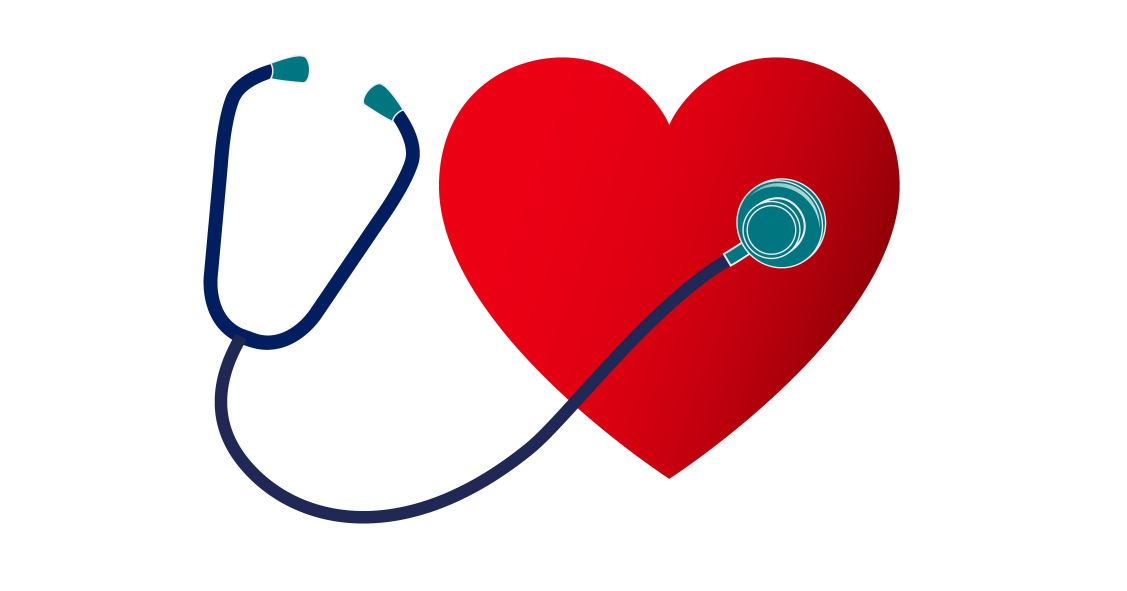
#> input picture DATA/h16.jpg, 2253 x 1181 px (shown at 1/2 size)
$ python -i PreProcessing.py   (imports and definitions only)
#> lines starting #> are read from the running program, lines starting #| are printed output that depends on the picture; after the words box and inside, x2 and y2 are one past the last pixel; in counts of white or black regions, pixels touching at a corner belong together
#> further down, picture is the input picture: shape (1181, 2253, 3); mean B, G, R 203.8, 199.1, 237.6
import cv2 as cv
def Pre(image):
    gray = cv.cvtColor(image, cv.COLOR_BGR2GRAY)
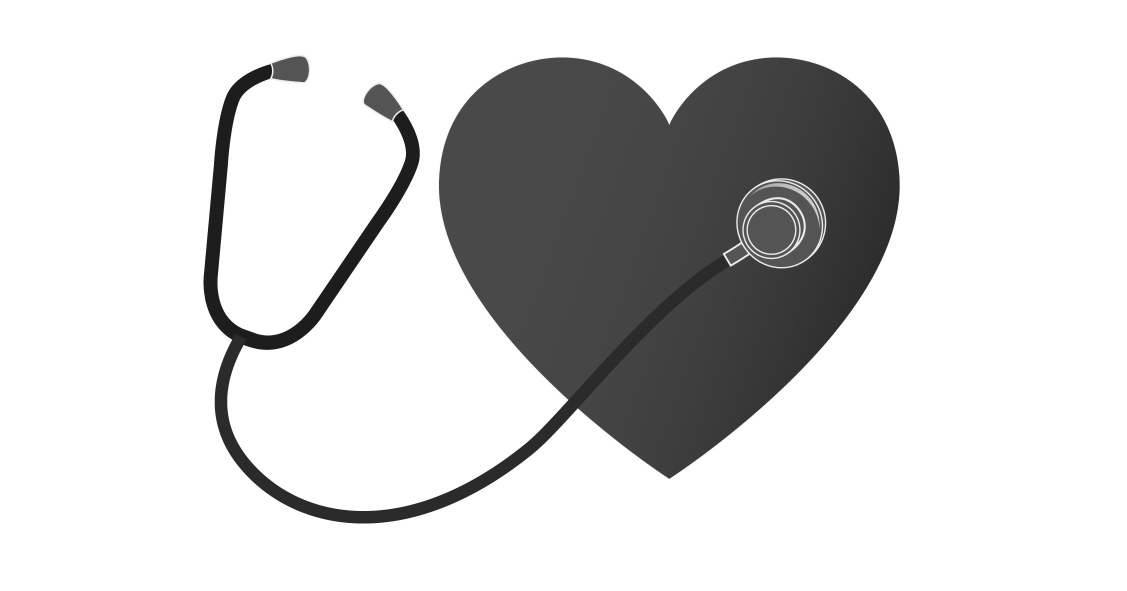
#> gray: shape (1181, 2253) (shown at 1/2 size); min 17, max 255, mean 211.1
    blurred = cv.GaussianBlur(gray, (5, 5), 0)
    thresh = cv.threshold(blurred, 245, 255, cv.THRESH_BINARY_INV)[1]
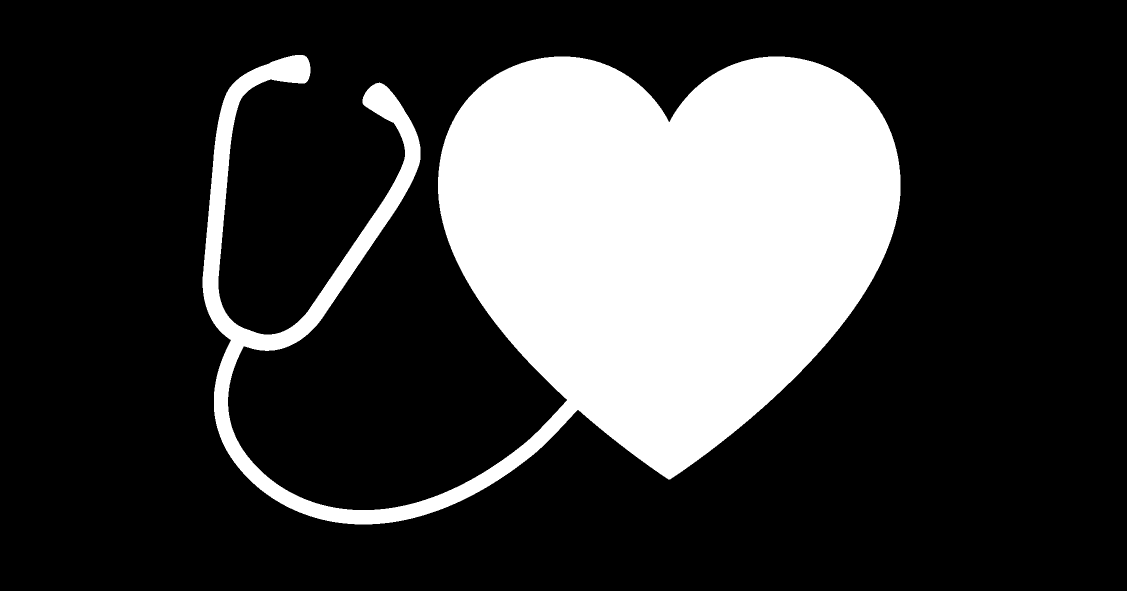
#> thresh: shape (1181, 2253) (shown at 1/2 size); 23.5% white; 1 white region, box (x1, y1, x2, y2) and area: (405, 110, 1801, 1049) 625994
    return thresh

>>> import cv2
>>> picture = cv2.imread('DATA/h16.jpg')
>>> result = Pre(picture)

$ run again, on DATA/h22.jpg
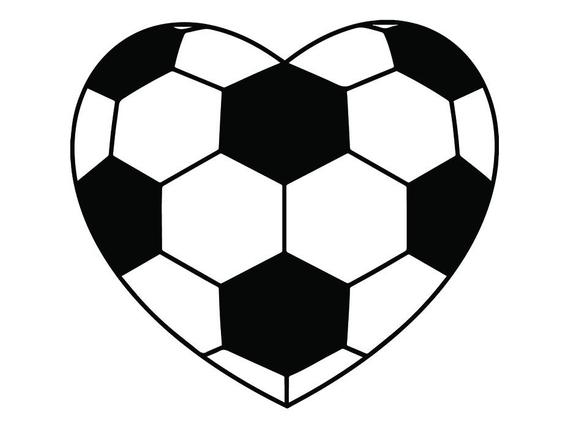
#> input picture DATA/h22.jpg, 570 x 429 px
#> picture is the input picture: shape (429, 570, 3); mean B, G, R 199, 199.2, 198.8
#> in Pre, `blurred = cv.GaussianBlur(gray, (5, 5), 0)`:
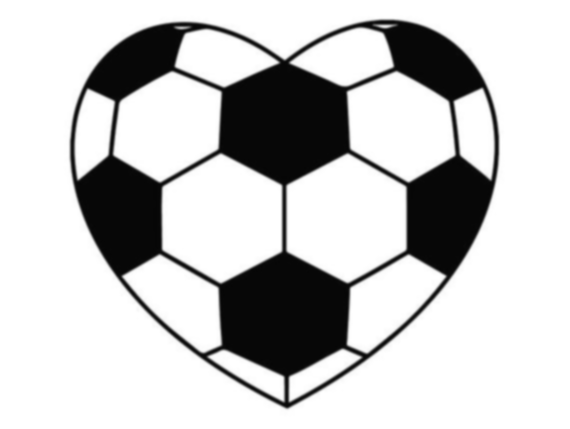
#> blurred: shape (429, 570); min 6, max 255, mean 199
#> in Pre, `thresh = cv.threshold(blurred, 245, 255, cv.THRESH_BINARY_INV)[1]`:
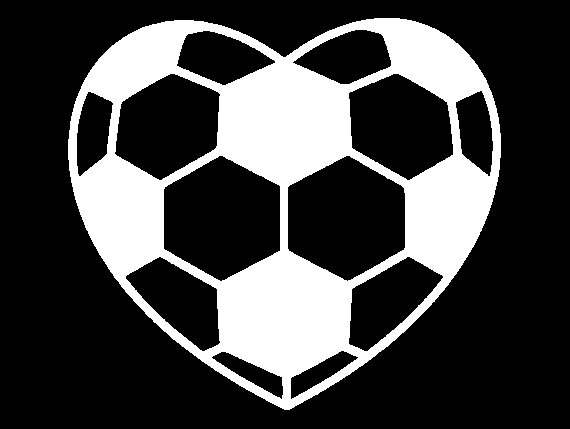
#> thresh: shape (429, 570); 26.5% white; 1 white region, box (x1, y1, x2, y2) and area: (68, 18, 501, 410) 64789

$ run again, on DATA/h3.jpg
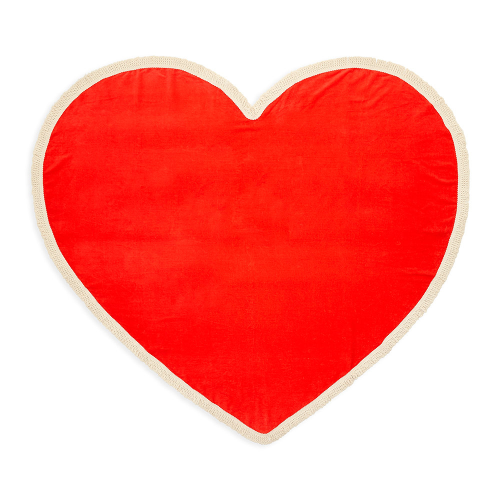
#> input picture DATA/h3.jpg, 1000 x 1000 px (shown at 1/2 size)
#> picture is the input picture: shape (1000, 1000, 3); mean B, G, R 146.5, 151, 252.8
#> in Pre, `gray = cv.cvtColor(image, cv.COLOR_BGR2GRAY)`:
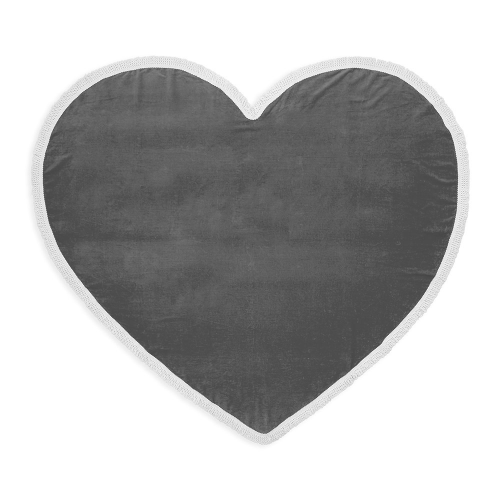
#> gray: shape (1000, 1000) (shown at 1/2 size); min 49, max 255, mean 180.9
#> in Pre, `thresh = cv.threshold(blurred, 245, 255, cv.THRESH_BINARY_INV)[1]`:
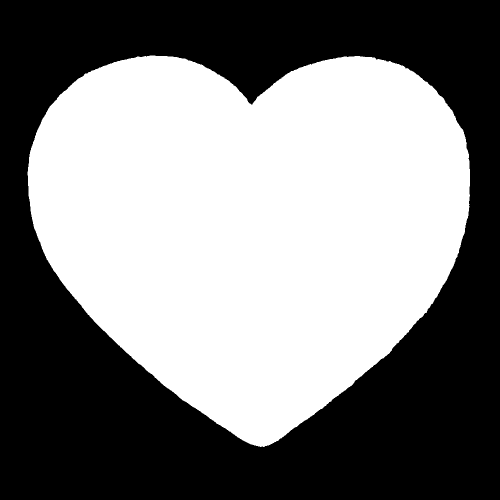
#> thresh: shape (1000, 1000) (shown at 1/2 size); 50.3% white; 1 black region, box (x1, y1, x2, y2) and area: (0, 0, 1000, 1000) 496667
